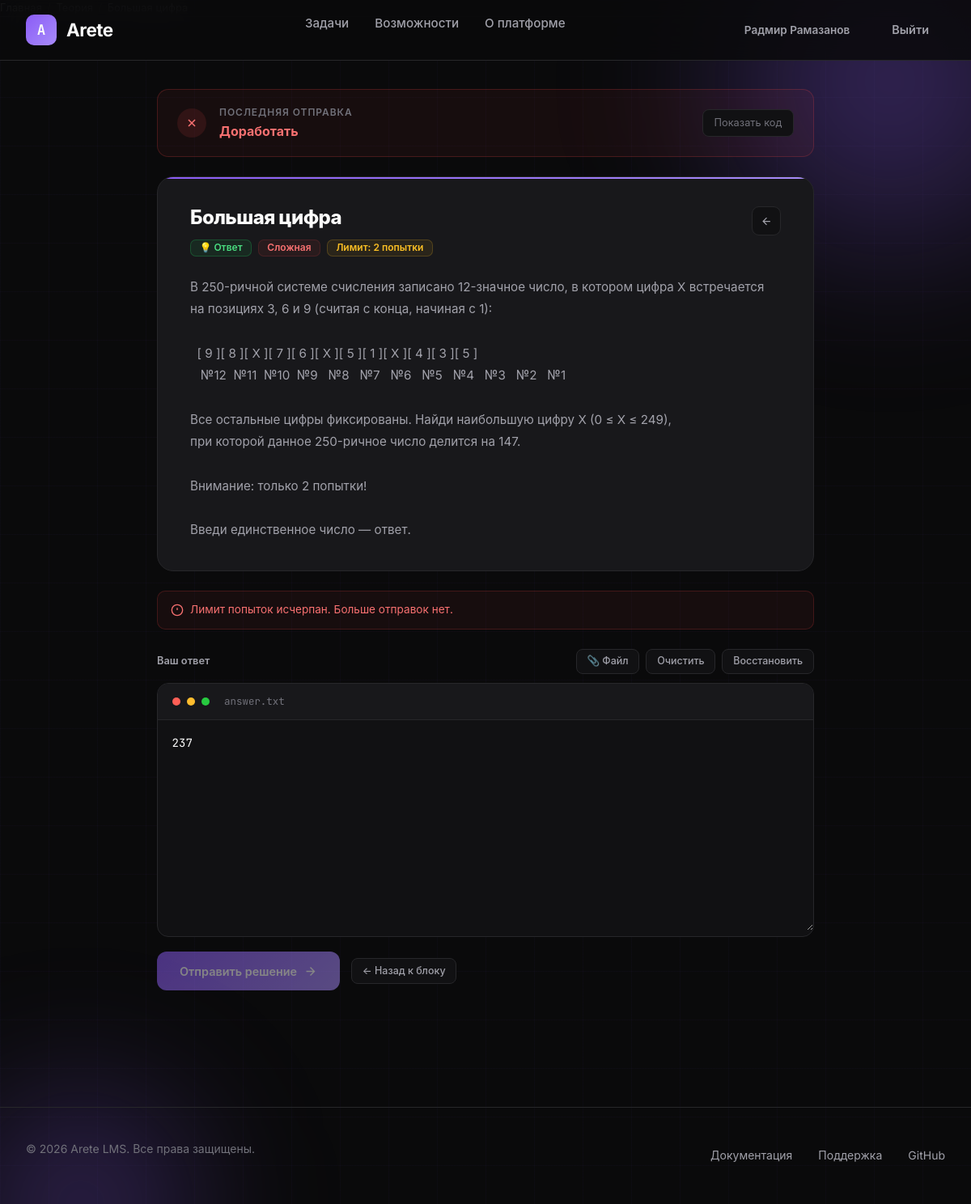
The app's page /task/1 (signed in) with its own data.
### models.py (models this page shows, shortened)
class User(UserMixin, db.Model):
    __tablename__ = "users"
    id = db.Column(db.Integer, primary_key=True)
    username = db.Column(db.String(80), unique=True, nullable=False)
    email = db.Column(db.String(120), unique=True, nullable=False)
    first_name = db.Column(db.String(50), nullable=False)
    last_name = db.Column(db.String(50), nullable=False)
    password_hash = db.Column(db.String(256), nullable=False)
    created_at = db.Column(db.DateTime, default=datetime.now)
    submissions = db.relationship("Submission", backref="user", lazy=True)

class Task(db.Model):
    __tablename__ = "tasks"
    id = db.Column(db.Integer, primary_key=True)
    block = db.Column(db.String(50), nullable=False)
    title = db.Column(db.String(200), nullable=False)
    description = db.Column(db.Text, nullable=False)
    task_type = db.Column(db.String(50), nullable=False)
    expected_output = db.Column(db.Text, nullable=True)
    test_cases_json = db.Column(db.Text, nullable=True)
    difficulty = db.Column(db.String(20), default="medium")
    order_num = db.Column(db.Integer, default=0)
    max_score = db.Column(db.Integer, default=100)
    attempts_limit = db.Column(db.Integer, nullable=True)
    time_limit = db.Column(db.String(40), nullable=True)
    memory_limit = db.Column(db.String(40), nullable=True)
    input_format = db.Column(db.String(80), nullable=True)
    output_format = db.Column(db.String(80), nullable=True)
    submissions = db.relationship("Submission", backref="task", lazy=True)

class Submission(db.Model):
    __tablename__ = "submissions"
    id = db.Column(db.Integer, primary_key=True)
    user_id = db.Column(db.Integer, db.ForeignKey("users.id"), nullable=False)
    task_id = db.Column(db.Integer, db.ForeignKey("tasks.id"), nullable=False)
    code = db.Column(db.Text, nullable=True)
    result = db.Column(db.Text, nullable=True)
    passed = db.Column(db.Boolean, default=False)
    score = db.Column(db.Integer, default=0)
    submitted_at = db.Column(db.DateTime, default=datetime.now)

### routes/web.py (the view)
@web_bp.route("/task/<int:task_id>")
def task(task_id):
    t = Task.query.get_or_404(task_id)
    block_info = BLOCKS.get(t.block, {})
    last_submission = None
    submissions_count = 0
    if current_user.is_authenticated:
        last_submission = (
            Submission.query.filter_by(task_id=task_id, user_id=current_user.id)
            .order_by(Submission.submitted_at.desc())
            .first()
        )
        submissions_count = Submission.query.filter_by(
            task_id=task_id, user_id=current_user.id
        ).count()
    return render_template(
        "task.html",
        task=t,
        block_info=block_info,
        last_submission=last_submission,
        submissions_count=submissions_count,
    )

### app.py (called while the page is built)
def create_app():
    app = Flask(__name__)
    app.wsgi_app = ProxyFix(app.wsgi_app, x_for=1, x_proto=1, x_host=1, x_prefix=1)
    app.config["SECRET_KEY"] = SECRET_KEY
    app.config["SQLALCHEMY_DATABASE_URI"] = DATABASE_URI
    db.init_app(app)
    login_manager = LoginManager()
    login_manager.init_app(app)
    login_manager.login_view = "web.login"
    @login_manager.user_loader
    def load_user(user_id):
        return User.query.get(int(user_id))
    app.register_blueprint(web_bp)
    app.register_blueprint(api_bp)
    with app.app_context():
        db.create_all()
        seed_tasks()
    return app

### templates/task.html (shortened to what this page needs)
{% extends "base.html" %}
{% block extra_css %}
<link rel="stylesheet" href="{{ url_for('static', filename='css/task.css') }}">
{% endblock %}
{% block content %}
<div class="task-page">
    <nav class="breadcrumb" aria-label="Навигация">
        <a href="{{ url_for('web.index') }}">Главная</a>
        <span class="breadcrumb-sep">/</span>
        <a href="{{ url_for('web.lms', block_key=task.block) }}">{{ block_info.name }}</a>
        <span class="breadcrumb-sep">/</span>
        <span>{{ task.title }}</span>
    </nav>
    {% if last_submission %}
    <div class="verdict-banner {% if last_submission.passed %}accepted{% else %}rejected{% endif %}">
        <div class="verdict-icon">
            {% if last_submission.passed %}
            <svg width="16" height="16" viewBox="0 0 24 24" fill="none" stroke="currentColor" stroke-width="3"><polyline points="20 6 9 17 4 12"/></svg>
            {% else %}
            <svg width="16" height="16" viewBox="0 0 24 24" fill="none" stroke="currentColor" stroke-width="2.5"><line x1="18" y1="6" x2="6" y2="18"/><line x1="6" y1="6" x2="18" y2="18"/></svg>
            {% endif %}
        </div>
        <div class="verdict-info">
            <div class="verdict-label">Последняя отправка</div>
            <div class="verdict-text">
                {% if last_submission.passed %}
                Зачтено {{ last_submission.score if last_submission.score is not none else 100 }}/100 баллов
                {% else %}
                Доработать
                {% endif %}
            </div>
        </div>
        {% if last_submission.code %}
        <button class="verdict-code-toggle" onclick="togglePrevCode(this)">Показать код</button>
        {% endif %}
    </div>
    {% endif %}
    <div class="task-card">
        <div class="task-header">
            <div class="task-title-area">
                <h1>{{ task.title }}</h1>
                <div class="task-badges">
                    <span class="badge badge-type-{{ task.task_type }}">
                        {% if task.task_type == 'python' %}🐍 Python
                        {% elif task.task_type == 'sql' %}🗄️ SQL
                        {% elif task.task_type == 'html' %}🌐 HTML/JS
                        {% elif task.task_type == 'answer' %}💡 Ответ
                        {% else %}{{ task.task_type }}{% endif %}
                    </span>
                    <span class="badge badge-{{ task.difficulty }}">
                        {% if task.difficulty == 'easy' %}Лёгкая
                        {% elif task.difficulty == 'medium' %}Средняя
                        {% elif task.difficulty == 'hard' %}Сложная
                        {% else %}{{ task.difficulty }}{% endif %}
                    </span>
                    {% if task.attempts_limit %}
                    <span class="badge" style="background:rgba(251,191,36,0.08);color:#fbbf24;border-color:rgba(251,191,36,0.2);">
                        Лимит: {{ task.attempts_limit }} попытки
                    </span>
                    {% endif %}
                </div>
            </div>
            <a href="{{ url_for('web.lms', block_key=task.block) }}" class="task-nav-btn" title="Назад к блоку">
                <svg width="15" height="15" viewBox="0 0 24 24" fill="none" stroke="currentColor" stroke-width="2"><path d="M19 12H5M12 19l-7-7 7-7"/></svg>
            </a>
        </div>
        <div class="task-description">{{ task.description }}</div>
    </div>
    {% if task.attempts_limit and current_user.is_authenticated %}
    {% set remaining = task.attempts_limit - submissions_count %}
    <div class="attempts-info {% if remaining <= 0 %}exhausted{% endif %}">
        <svg width="16" height="16" viewBox="0 0 24 24" fill="none" stroke="currentColor" stroke-width="2">
            <circle cx="12" cy="12" r="10"/><line x1="12" y1="8" x2="12" y2="12"/><line x1="12" y1="16" x2="12.01" y2="16"/>
        </svg>
        {% if remaining > 0 %}
        Осталось попыток: <strong>{{ remaining }} из {{ task.attempts_limit }}</strong>
        {% else %}
        Лимит попыток исчерпан. Больше отправок нет.
        {% endif %}
    </div>
    {% endif %}
    <div class="editor-section">
        <div class="editor-toolbar">
            <span class="editor-toolbar-label">
                {% if task.task_type == 'python' %}Ваш код (Python)
                {% elif task.task_type == 'sql' %}Ваш SQL-запрос
                {% elif task.task_type == 'html' %}Ваш HTML/CSS/JS код
                {% elif task.task_type == 'answer' %}Ваш ответ
                {% else %}Решение{% endif %}
            </span>
            <div class="editor-actions">
                {% if current_user.is_authenticated %}
                <button type="button" class="editor-btn" onclick="triggerFileUpload()" title="Загрузить файл с кодом">
                    <span id="uploadLabel">📎 Файл</span>
                </button>
                {% endif %}
                <button type="button" class="editor-btn" onclick="clearEditor()">Очистить</button>
                {% if last_submission and last_submission.code %}
                <button type="button" class="editor-btn" onclick="restoreCode()">Восстановить</button>
                {% endif %}
            </div>
        </div>
        <div class="code-editor-wrap">
            <div class="code-editor-header">
                <span class="code-dot red"></span>
                <span class="code-dot yellow"></span>
                <span class="code-dot green"></span>
                <span class="editor-filename">
                    {% if task.task_type == 'python' %}solution.py
                    {% elif task.task_type == 'sql' %}query.sql
                    {% elif task.task_type == 'html' %}index.html
                    {% elif task.task_type == 'answer' %}answer.txt
                    {% else %}solution{% endif %}
                </span>
            </div>
            <textarea id="codeInput"
                placeholder="{% if task.task_type == 'python' %}# Напишите Python-код здесь...
import sys
input = sys.stdin.readline
def solve():
    pass
solve(){% elif task.task_type == 'sql' %}-- SQL-запрос здесь...
SELECT ...{% elif task.task_type == 'answer' %}Введите ответ (число, слово или выражение)...{% endif %}"
            >{% if last_submission and last_submission.code %}{{ last_submission.code }}{% endif %}</textarea>
        </div>
        <div class="submit-wrap">
            {% if current_user.is_authenticated %}
            {% set attempts_left = (task.attempts_limit - submissions_count) if task.attempts_limit else 999 %}
            <button type="button" class="submit-btn" id="submitBtn"
                {% if task.attempts_limit and submissions_count >= task.attempts_limit %}disabled{% endif %}
                onclick="submitSolution()">
                <span id="btnText">Отправить решение</span>
                <svg id="btnIcon" width="17" height="17" viewBox="0 0 24 24" fill="none" stroke="currentColor" stroke-width="2"><path d="M5 12h14M12 5l7 7-7 7"/></svg>
            </button>
            {% else %}
            <p class="login-note">
                <a href="{{ url_for('web.login') }}">Войдите</a> или <a href="{{ url_for('web.register') }}">зарегистрируйтесь</a>, чтобы отправлять решения
            </p>
            {% endif %}
            <a href="{{ url_for('web.lms', block_key=task.block) }}" class="editor-btn">← Назад к блоку</a>
        </div>
    </div>
</div>
{% endblock %}

### templates/base.html (shortened to what this page needs)
<!DOCTYPE html>
<html lang="ru">
<head>
    <link href="https://cdn.jsdelivr.net/npm/bootstrap@5.3.3/dist/css/bootstrap.min.css" rel="stylesheet">
    <link rel="stylesheet" href="{{ url_for('static', filename='css/base.css') }}">
    {% block extra_css %}{% endblock %}
</head>
<body>
    <div class="bg-grid"></div>
    <div class="glow-orb glow-orb-1"></div>
    <div class="glow-orb glow-orb-2"></div>
    <nav>
        <div class="nav-container">
            <a href="{{ url_for('web.index') }}" class="logo">
                <div class="logo-icon">A</div>
                <span class="logo-text">Arete</span>
            </a>
            <ul class="nav-links">
                {% if current_user.is_authenticated %}
                    <li><a href="{{ url_for('web.lms_root') }}">Задачи</a></li>
                {% endif %}
                <li><a href="{{ url_for('web.index') }}#features">Возможности</a></li>
                <li><a href="{{ url_for('web.index') }}#about">О платформе</a></li>
            </ul>
            <div class="nav-buttons">
                {% if current_user.is_authenticated %}
                    <div class="nav-user">
                        <a href="{{ url_for('web.lms_root') }}" class="btn btn-ghost" style="font-size:0.85rem;padding:0.55rem 1rem;">
                            {{ current_user.first_name }} {{ current_user.last_name }}
                        </a>
                        <a href="{{ url_for('web.logout') }}" class="btn btn-ghost">Выйти</a>
                    </div>
                {% else %}
                    <a href="{{ url_for('web.login') }}" class="btn btn-ghost">Войти</a>
                    <a href="{{ url_for('web.register') }}" class="btn btn-primary">Начать бесплатно</a>
                {% endif %}
            </div>
        </div>
    </nav>
    <main>
        {% block content %}{% endblock %}
    </main>
    <footer>
        <div class="footer-container">
            <p class="footer-text">© 2026 Arete LMS. Все права защищены.</p>
            <div class="footer-links">
                <a href="#">Документация</a>
                <a href="#">Поддержка</a>
                <a href="#">GitHub</a>
            </div>
        </div>
    </footer>
</body>
</html>

### static/css/base.css (style rules this page uses)
* { margin: 0; padding: 0; box-sizing: border-box; }
:root { --bg-primary: #0a0a0b; --bg-secondary: #111113; --bg-card: #18181b; --bg-card-hover: #1f1f23; --text-primary: #fafafa; --text-secondary: #a1a1aa; --text-muted: #71717a; --accent-primary: #8b5cf6; --accent-secondary: #a78bfa; --accent-glow: rgba(139, 92, 246, 0.4); --border-color: #27272a; --success: #22c55e; --error: #ef4444; --warning: #f59e0b; }
html { scroll-behavior: smooth; }
body { font-family: 'Inter', -apple-system, BlinkMacSystemFont, sans-serif; background: var(--bg-primary); color: var(--text-primary); line-height: 1.6; overflow-x: hidden; min-height: 100vh; }
.bg-grid { position: fixed; top: 0; left: 0; width: 100%; height: 100%; background-image: linear-gradient(rgba(139, 92, 246, 0.03) 1px, transparent 1px), linear-gradient(90deg, rgba(139, 92, 246, 0.03) 1px, transparent 1px); background-size: 60px 60px; pointer-events: none; z-index: 0; }
.glow-orb { position: fixed; border-radius: 50%; background: radial-gradient(circle, var(--accent-glow) 0%, transparent 70%); filter: blur(80px); pointer-events: none; z-index: 0; }
.glow-orb-1 { width: 600px; height: 600px; top: -200px; right: -200px; animation: float 20s ease-in-out infinite; }
.glow-orb-2 { width: 400px; height: 400px; bottom: -200px; left: -100px; animation: float 25s ease-in-out infinite reverse; }
nav { position: fixed; top: 0; left: 0; right: 0; z-index: 100; padding: 1rem 2rem; background: rgba(10, 10, 11, 0.85); backdrop-filter: blur(20px); border-bottom: 1px solid var(--border-color); }
.nav-container { max-width: 1400px; margin: 0 auto; display: flex; justify-content: space-between; align-items: center; }
.logo { display: flex; align-items: center; gap: 0.75rem; text-decoration: none; color: var(--text-primary); }
.logo-icon { width: 38px; height: 38px; background: linear-gradient(135deg, var(--accent-primary), var(--accent-secondary)); border-radius: 10px; display: flex; align-items: center; justify-content: center; font-family: 'JetBrains Mono', monospace; font-weight: 700; font-size: 1.1rem; }
.logo-text { font-size: 1.4rem; font-weight: 700; letter-spacing: -0.02em; }
.nav-links { display: flex; gap: 2rem; list-style: none; }
.nav-links a { color: var(--text-secondary); text-decoration: none; font-size: 0.95rem; font-weight: 500; transition: color 0.3s; }
.nav-buttons { display: flex; gap: 1rem; align-items: center; }
.nav-user { display: flex; align-items: center; gap: 1rem; }
.btn { padding: 0.65rem 1.25rem; border-radius: 10px; font-size: 0.9rem; font-weight: 600; text-decoration: none; transition: all 0.3s; cursor: pointer; border: none; display: inline-flex; align-items: center; gap: 0.5rem; }
.btn-ghost { background: transparent; color: var(--text-secondary); }
main { position: relative; z-index: 1; padding-top: 70px; }
footer { position: relative; z-index: 1; padding: 2.5rem 2rem; border-top: 1px solid var(--border-color); margin-top: 4rem; }
.footer-container { max-width: 1400px; margin: 0 auto; display: flex; justify-content: space-between; align-items: center; }
.footer-text { color: var(--text-muted); font-size: 0.875rem; }
.footer-links { display: flex; gap: 2rem; }
.footer-links a { color: var(--text-secondary); text-decoration: none; font-size: 0.875rem; transition: color 0.3s; }

### records on screen
User: first_name "Радмир", last_name "Рамазанов"
Task: title "Большая цифра", attempts_limit "2", description "В 250-ричной системе счисления записано 12-значное число, в котором цифра X встречается на позициях 3, 6 и 9 (считая с конца, начиная с 1): [ 9 ][ 8 ][ X ][ 7 ][ 6 ][ X ][ 5 ][ 1 ][ X ][ 4 ][ 3 ][ 5 ] №12 №11 №10 №9 №8 №7 №6 №5 №4 №3 №2 №1 Все остальные цифры фиксированы. Найди наибольшую цифру X (0 ≤ X ≤ 249), при которой данное 250-ричное число делится на 147. Внимание: только 2 попытки! Введи единственное число — ответ.", task_type.code "237"
